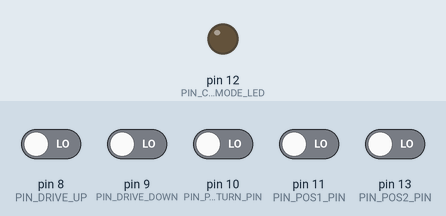
Recording of a sketch running on a simulated Arduino Uno, built with avr-gcc and run on an emulated ATmega328P. Shown: output pins drawn as LEDs (lit = HIGH). Inputs (shaded band) come from the test bench; at power-on: pin 8 (PIN_DRIVE_UP), pin 9 (PIN_DRIVE_DOWN), pin 10 (PIN_POS_RETURN_PIN), pin 11 (PIN_POS1_PIN), pin 13 (PIN_POS2_PIN) LOW.

Above: at 1.2 s.
1.3 s: pin 10 (PIN_POS_RETURN_PIN) driven HIGH
At 3.8 s:
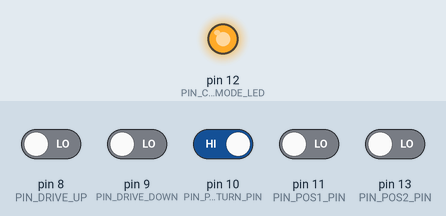
4.3 s: pin 11 (PIN_POS1_PIN) driven HIGH
At 6.48 s:
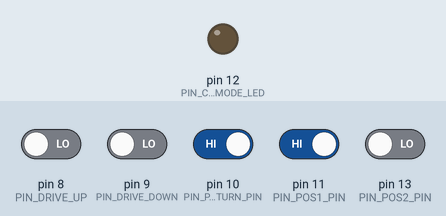
7.3 s: pin 13 (PIN_POS2_PIN) driven HIGH
At 10.5 s:
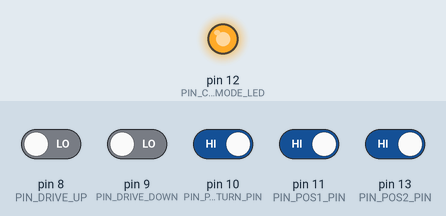
Timing chart, 0 to 12.0 s (numbered marks = the images above; inputs shaded):
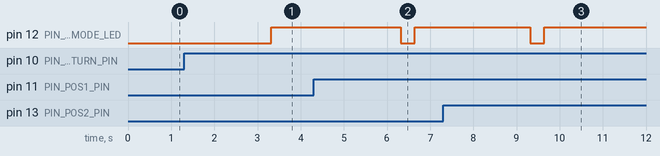

Measured:
- after the input at 1.3 s, pin 12 (PIN_CALIBRATION_MODE_LED): LOW → HIGH after 2.0 s
- after the input at 4.3 s, pin 12 (PIN_CALIBRATION_MODE_LED): HIGH → LOW after 2.0 s, → HIGH 0.32 s later
- after the input at 7.3 s, pin 12 (PIN_CALIBRATION_MODE_LED): HIGH → LOW after 2.0 s, → HIGH 0.32 s later

The sketch:

TableController.ino
```cpp
/*
  This file contains a small programm for controlling a self build adjustable-height-desk. The desk
  is beeing lifted by a stepper motor which is controlled by an Arduino Uno(R) There are five
  buttons foreseen:

    - drive up: if pressed the desk goes up.
    - drive down: if pressed the desk goes down.
    - goto zero: if pressed short the desk motor drives to the lowest position. If pressed long the
      control switches into calibration mode.
    - goto pos1: if pressed short the desk motor drives to the stored position 1. If pressed long
      the current position is stored as position 1.
    - goto pos2: if pressed short the desk motor drives to the stored position 2. If pressed long
      the current position is stored as position 2.

  Calibration mode: in this mode you can lift the table with the up/down button as normal but the
  end switch protection is turned off. If you press the goto zero button short the current position
  will be stored as lowest possible position.

  Author: Daniel Ramonat
  Date: 07.10.2020
*/

#include <EEPROM.h>
#include "types.h"
#include "myLED.h"
#include "MyButton.h"
#include "MyStepperController.h"


/* SERIAL INTERFACE */
#define SERIAL_BAUD               9600
/* TASK SCHEDULER */
#define TASK_TIME_20MS            20
#define TASK_TIME_1000MS          1000
/* STEPPER */
#define STEPPER_STEPS_PER_REV     400
#define STEPPER_MAX_SPEED         2.6
#define STEPPER_ACCEL             3
#define STEPPER_MIN_POS           0
#define STEPPER_MAX_POS           50000
/* PINS */
#define PIN_STEPPER_DIR           2
#define PIN_STEPPER_STEP          3
#define PIN_STEPPER_ENBL          4
#define PIN_CALIBRATION_MODE_LED  12
#define PIN_DRIVE_UP              8
#define PIN_DRIVE_DOWN            9
#define PIN_POS_RETURN_PIN        10
#define PIN_POS1_PIN              11
#define PIN_POS2_PIN              13
/* EEPROM */
#define EE_ENABLED                1 // allows to disable EEPROM writing for testing
#define EE_TIME_AFTER_LAST_MOVE   1000
#define EE_START_ADDR             0

/* ---------- USER DEFINED DATATYPES ------------ */
struct POSSTORAGE
{
  LONG currentPos;
  LONG pos1;
  LONG pos2;
};


/* ---------- FUNCTION DECLARATIONS ------------- */
void onEvent_buttonReturnShortTip(void);
void onEvent_buttonReturnLongTip(void);
void onEvent_buttonPos1ShortTip(void);
void onEvent_buttonPos1LongTip(void);
void onEvent_buttonPos2ShortTip(void);
void onEvent_buttonPos2LongTip(void);

/* ---------- GLOBAL VARIABLES ------------------ */
/* timestamps */
ULONG tLastT20call;
ULONG tLastT1000call;
ULONG tLastMotorRunning;

MyStepperController stepper(STEPPER_STEPS_PER_REV, PIN_STEPPER_STEP, PIN_STEPPER_DIR);
MyButton driveUpButton(PIN_DRIVE_UP);
MyButton driveDownButton(PIN_DRIVE_DOWN);
 MyButton returnButton(PIN_POS_RETURN_PIN, &onEvent_buttonReturnShortTip, &onEvent_buttonReturnLongTip);
MyButton pos1Button(PIN_POS1_PIN, &onEvent_buttonPos1ShortTip, &onEvent_buttonPos1LongTip);
MyButton pos2Button(PIN_POS2_PIN, &onEvent_buttonPos2ShortTip, &onEvent_buttonPos2LongTip);
MyLED calibLed(PIN_CALIBRATION_MODE_LED);
POSSTORAGE posStorage;
bool calibModeEnabled;
bool posWritten = true;

/* motor speed curve to take the nonlinear force to stroke curve of the scissor lift into
 * constideration*/
const ULONG speedCurveRanges[] = {0, 2000, 4666, 8000, 25000, 220000, 999999};
const FLOAT speedCurveSpeeds[] = {0.5, 0.8, 1.3, 1.55, 1.9 , STEPPER_MAX_SPEED, STEPPER_MAX_SPEED};

/* ---------- FUNCTIONS ------------------- */

/* RETURN button event
 * on short tip: goto zero position (save zero and reset memory in calibMode) */
void onEvent_buttonReturnShortTip(void)
{
  // Serial.print("\n onEvent_buttonReturnShortTip");

  if (false == calibModeEnabled)
  {
    /* go to zero position if not in calibration mode */
    stepper.moveTo(0);
  }
  else
  {
    /* save current position as zero position and reset saved positions */
    stepper.setStepCount(STEPPER_MIN_POS);
    posStorage.currentPos = stepper.getStepCount();
    posStorage.pos1 = STEPPER_MIN_POS;
    posStorage.pos2 = STEPPER_MIN_POS;
    /* blink LED */
    calibLed.blink(300);
  }
}

/* RETURN button event
 * on long tip: toggle calibration mode */
void onEvent_buttonReturnLongTip(void)
{
  calibModeEnabled = !calibModeEnabled;
  calibLed.toggle();

  if (true == calibModeEnabled)
    stepper.setLimitProtectionEnabled(false);
  else
    stepper.setLimitProtectionEnabled(true);
}

/* POS1 button event
 * on short tip: goto pos1 position */
void onEvent_buttonPos1ShortTip(void)
{
  stepper.moveTo(posStorage.pos1);
}

/* POS1 button event
 * on long tip: save current position as pos1 and blink LED*/
void onEvent_buttonPos1LongTip(void)
{
  posStorage.pos1 = stepper.getStepCount();
  savePosToEE();
  calibLed.blink(300);

}

/* POS2 button event
 * on short tip: goto pos2Button position */
void onEvent_buttonPos2ShortTip(void)
{
  stepper.moveTo(posStorage.pos2);
}

/* POS2 button event
 * on long tip: save current position as pos2 and blink LED */
void onEvent_buttonPos2LongTip(void)
{
  posStorage.pos2 = stepper.getStepCount();
  savePosToEE();
  calibLed.blink(300);
}

/* setup task of the Arduino: called once at startup */
void setup()
{
  // initialize the serial port:
  Serial.begin(SERIAL_BAUD);

  // get position values from EEPROM and pass to stepper control
  if (EE_ENABLED) EEPROM.get(EE_START_ADDR, posStorage);
  stepper.setStepCount(posStorage.currentPos);

  /* set stepper speed */
  stepper.setMaxSpeed(STEPPER_MAX_SPEED*STEPPER_STEPS_PER_REV);
  stepper.setAcceleration(STEPPER_ACCEL*STEPPER_STEPS_PER_REV);
  stepper.setLowerLimit(0);
  stepper.setUpperLimit(STEPPER_MAX_POS);
}

/* called every 20 ms. All the slow stuff gets in here */
void task20ms(void)
{
  // read input of the buttons (rather slow)
  driveUpButton.updateStatus();
  driveDownButton.updateStatus();
  returnButton.updateStatus();
  pos1Button.updateStatus();
  pos2Button.updateStatus();
  // write LED output
  calibLed.writeOut();

  savePosToEE();

  /* modify max speed depending on current motor position to take the nonlinear force to stroke
   * curve of the scissor lift into constideration */
  FLOAT newMaxSpeed = getTargetSpeedLimit(stepper.getStepCount());
  stepper.setMaxSpeed(newMaxSpeed*STEPPER_STEPS_PER_REV);
}

/* called every 1 s. All the very slow stuff gets in here */
void task1000ms(void)
{
  // Serial.print("\n Stepper position:");
  // Serial.print(stepper.getStepCount());
  // Serial.print("\n Stepper speed:");
  // Serial.print(stepper.getMaxSpeed()/STEPPER_STEPS_PER_REV);

}
/* fast task for driving the motor. This is called as often as possible */
void taskFast(void)
{
  // only read status but not calculate
  BUTTON_STS driveUpButtonSt = driveUpButton.getStatus();
  BUTTON_STS driveDownButtonSt = driveDownButton.getStatus();


  /* process up/down button logic. If UP pressed drive clockwise... */
  if (PRESSED == driveUpButtonSt.status)
  {
    stepper.stop(); // if stepper moves to position it shall stop the order
    stepper.setTargetSpeed(STEPPER_MAX_SPEED*STEPPER_STEPS_PER_REV);
  }
  /* if DOWN pressed drive counterclockwise ... */
  else if (PRESSED == driveDownButtonSt.status)
  {
    stepper.stop(); /// if stepper moves to position it shall stop the order
    stepper.setTargetSpeed(-STEPPER_MAX_SPEED*STEPPER_STEPS_PER_REV);
  }
  /* and if nothing is pressed stop stepper */
  else
  {
    stepper.setTargetSpeed(0.0);
  }


  /* call stepper main loop as often as possible */
  stepper.run();
  /* update posStorage */
  posStorage.currentPos = stepper.getStepCount();
}

/* this is the main loop of the Arduino. It contains a very simple
  task sheduler to have a fast task for the motor controll and slower
  ones for calculating the inputs and outputs */
void loop()
{
  ULONG tCurrent = millis();

  if(tCurrent - tLastT20call >= TASK_TIME_20MS)
  {
    task20ms();
    tLastT20call = tCurrent;
  }
  if(tCurrent - tLastT1000call >= TASK_TIME_1000MS)
  {
    task1000ms();
    tLastT1000call = tCurrent;
  }

  taskFast();
}

/* returns the allowed speed for the current motor position */
FLOAT getTargetSpeedLimit(ULONG currPosition)
{
    UINT arraySize = sizeof(speedCurveRanges)/sizeof(ULONG);

    FLOAT limitSpeed;

    for(INT i=1; i<arraySize; i++)
    {
        if(currPosition <= speedCurveRanges[i])
        {
            limitSpeed = mapFloat(currPosition,
                                  speedCurveRanges[i-1],
                                  speedCurveRanges[i],
                                  speedCurveSpeeds[i-1],
                                  speedCurveSpeeds[i]);
            break;
        }
    }

    return limitSpeed;
}

/* does the same as map() but with FLOATs */
FLOAT mapFloat(ULONG x, ULONG in_min, ULONG in_max, FLOAT out_min, FLOAT out_max)
{
    return (x - in_min) * (out_max - out_min) / (in_max - in_min) + out_min;
}

/* writes the data about current position and stored positions into EEPROM */
void savePosToEE(void)
{
   /* write position into EEPROM after motor has stopped + delay */
  if (true == stepper.isRunning())
  {
    /* save timestamp when motor is runnin */
    tLastMotorRunning = millis();
    posWritten = false;
  }
  else
  {
    if (  (millis() - tLastMotorRunning >= EE_TIME_AFTER_LAST_MOVE)
       && (false == posWritten)
       )
    {
      /* position has changed. Update posStorage */
      if (EE_ENABLED)
      {
        EEPROM.put(EE_START_ADDR, posStorage);
        Serial.print("\n Position saved in EEPROM");
      }
      posWritten = true;
    }
  }
}
```

MyButton.h
```cpp
/*
  This file contains a class deinition for a debounced input button which provides also an
  interface to distinguish between short and long tips. The calculation of the internal stati and
  grabing the information is split up into different methods so you can controll how often you need
  to update the status.

  Author: Daniel Ramonat
  Date: 07.10.2020
*/

#ifndef MYBUTTON_H
#define MYBUTTON_H

#include "types.h"
#include "Arduino.h"

/* typdefs */
enum TIPSTS
{
  NOT_PRESSED,
  PRESSED,
  RISING_EDGE,
  FALLING_EDGE
};

enum TIPTYPE
{
  NONE,
  SHORT_TIP,
  LONG_TIP
};

struct BUTTON_STS
{
  TIPSTS status;
  TIPTYPE tipType;
};

/* class definiton */
class MyButton
{
public:
  /* constructor
   * \param[in] pin the arduino pin number where the LED is at */
  MyButton(short pin,
           void (*onShortTip)(void) = nullptr,
           void (*onLongTip)(void) = nullptr);

  /* reads in the pin and calculates the new status */
  void updateStatus(void);

  /* getter for the status
   * \return current Button status */
  BUTTON_STS getStatus(void);

  /* set debounce time
   * \param[in] ms debounce time in ms */
  void setDebounceDelay(ULONG ms);

  /* set time after which the tip is considered a long tip
   * \param[in] ms minimum long tip duration in ms */
  void setLongTipDelay(ULONG ms);

private:
  /* pointer to event functions */
  void (*fctOnShortTip)(void);
  void (*fctOnLongTip)(void);

  const USHORT pinNumber;
  ULONG debounceDelay = 50;
  ULONG longTipDelay = 2000;
  ULONG tLastDebounce;
  ULONG tLastRisingEdge;
  USHORT rawButtonSts;
  USHORT rawButtonStsK1;
  BUTTON_STS btnSts;

  /* calculates whether the button is pressed and the edges
   * \param[in] readVal raw value of the pin */
  void updateTipStatus(USHORT readVal);

  /* calculates whether the press is a long/short one */
  void updateTipType(void);
};

#endif
```

MyStepperController.cpp
```cpp
#include "MyStepperController.h"

MyStepperController::MyStepperController(UINT stepsPerRev, SHORT pinStep, SHORT pinDir)
    : stepsPerRev(stepsPerRev),pinStep(pinStep), pinDir(pinDir)
{
    pinMode(pinStep, OUTPUT);
    pinMode(pinDir, OUTPUT);
    digitalWrite(pinDir, LOW);
    digitalWrite(pinStep, LOW);
}

void MyStepperController::run()
{
    calcSpeed();
    calcDirection();
    runSpeed();
}

void MyStepperController::moveTo(LONG targetStep)
{
    ctrlMode = POSITIONING;
    targetPos = targetStep;

    // Serial.print("\n at pos: ");
    // Serial.print(stepCount);
    // Serial.print("\n goto pos: ");
    // Serial.print(targetStep);
}

void MyStepperController::setTargetSpeed(FLOAT ts)
{
    if (ctrlMode != POSITIONING)
        targetSpeed = ts;
}

void MyStepperController::setMaxSpeed(FLOAT speed)
{
    maxSpeed = abs(speed);
}

void MyStepperController::setAcceleration(UINT accel)
{
    acceleration = accel;
}

LONG MyStepperController::getStepCount(void)
{
    return stepCount;
}

FLOAT MyStepperController::getCurrentSpeed(void)
{
    return currSpeed;
}

BOOL MyStepperController::isRunning(void)
{
    return (STOP != rotDir);
}

void MyStepperController::stop(void)
{
    setTargetSpeed(0.0);
    ctrlMode = SPEED_CTRL;
}

CTRL_MODE  MyStepperController::getCtrlMode(void)
{
    return ctrlMode;
}

DIRECTION MyStepperController::getRotDir(void)
{
    return rotDir;
}

void MyStepperController::setLowerLimit(LONG pos)
{
    lowerLimit = pos;
}

void MyStepperController::setUpperLimit(LONG pos)
{
    upperLimit = pos;
}

void MyStepperController::setStepCount(LONG pos)
{
    stepCount = pos;
}

void MyStepperController::setLimitProtectionEnabled(BOOL enbl)
{
    limitProtectionEnabled = enbl;
}

void MyStepperController::doStep(DIRECTION direction)
{
    switch (direction)
    {
        case STOP:
            return;
        case CLOCKWISE:
            /* write DIR pin */
            digitalWrite(pinDir, LOW);
            stepCount++;
            break;
        case COUNTERCLOCKWISE:
            /* write DIR pin */
            digitalWrite(pinDir, HIGH);
            stepCount--;
            break;
    }

    /* create pulse on STEP */
    digitalWrite(pinStep, HIGH);
    delayMicroseconds(PULSE_DURATION);
    digitalWrite(pinStep, LOW);


}

void MyStepperController::runSpeed(void)
{
    static ULONG tPulseBegin; // time when the last step pulse has been done
    ULONG time = micros();

    if(rotDir == STOP)
        n = 0; // used for speed calculation of the first step
    if (time - tPulseBegin >= tPeriod)
    {
        doStep(rotDir);
        tPeriod = getNewPeriod();
        tPulseBegin = time;
    }
}

ULONG MyStepperController::getNewPeriod()
{
    static ULONG rest;
    FLOAT fnew, f;
    ULONG tPeriodNew;
    INT i;

    ULONG currfrequency = abs(currSpeed);

    if (rotDir != STOP)
    {
        if(n==0)
        {
            /* calculate the first period of acceleration according to the approach introduced in
             * http://ww1.microchip.com/downloads/en/AppNotes/doc8017.pdf because otherwise the
             * first period will be very long if accerlation is slow in the first moment.
             * However I will not follow the whole approach since I want to change speed more
             * frequent and a the simple period calculation T= 1s/f works sufficient */
            tPeriodNew = (FLOAT)SECOND_US*sqrt(2.0f/(FLOAT)acceleration);
        }
        else
        {
            /* use simple period calculation T= 1s/f after first period */
            tPeriodNew = ((FLOAT)SECOND_US / (FLOAT)currfrequency);
        }

        n++;
    }
    else
    {
        tPeriodNew = 0;
    }

    return tPeriodNew;
}

/* calculates the current speed depending on the user given target speed
 * considering the acceleration */
void MyStepperController::calcSpeed(void)
{
    /* 1. if we want to run to a position we just modify the target speed
     * to the max allowed speed */
    if (POSITIONING == ctrlMode)
    {
        if (stepCount < targetPos)
            targetSpeed = maxSpeed;
        else if (stepCount > targetPos)
            targetSpeed = -maxSpeed;
        else /* target position reached, go back to SPEED_CTRL */
            ctrlMode = SPEED_CTRL;
    }

    /* limit target speed to max speed */
    targetSpeed = constrain(targetSpeed, -maxSpeed, maxSpeed);

    /* 2. next step is to gradually ramp the current speed to targetspeed */
    rampSpeed();

    /* 3. after that we reduce the speed in case we get near the limits if
     * limit pretection is  enabled */
    if (true == limitProtectionEnabled)
    {
        if(currSpeed > 0.0f)
            currSpeed = limitSpeed(upperLimit - stepCount);
        else
            currSpeed = limitSpeed(lowerLimit - stepCount);
    }
    /* 4. and if we are running towards a position we do the same with the
     * target position instead of the limit */
    if (POSITIONING == ctrlMode)
        currSpeed = limitSpeed(targetPos - stepCount);

}

void MyStepperController::rampSpeed(void)
{
    /* generate a linar ramp up/down */
    static ULONG tlastRun = 0;
    ULONG time = millis();
    ULONG dt = time - tlastRun;

    if (dt != 0)
    {
        if (currSpeed < targetSpeed)
        {
            /* accelerate: v = v0 + a*dt */
            currSpeed += (dt/SECOND_MS * acceleration) ;
            /* limit to targetspeed */
            currSpeed = min(currSpeed, targetSpeed);
        }
        else
        {
            /* decellerate: v = v0 - a*dt */
            currSpeed -= (dt/SECOND_MS * acceleration);
            /* limit to targetspeed */
            currSpeed = max(currSpeed, targetSpeed);
        }

        tlastRun = time;
    }

}

FLOAT MyStepperController::limitSpeed(LONG distToGo)
{
    FLOAT retVal;
    FLOAT limitedSpeed;

    if (distToGo != 0)
    {
        limitedSpeed = sqrt(2 * abs(distToGo) * acceleration);
        /* if speed and distance have same sign then speed needs to be limited */
        if( currSpeed > 0.0 && distToGo > 0)
            retVal = min(limitedSpeed, currSpeed);
        else if ( currSpeed < 0.0 && distToGo < 0)
            retVal = max(-limitedSpeed, currSpeed);
        else
            retVal = currSpeed;
    }
    else
    {
        retVal = 0.0f;
    }

    return retVal;
}

void MyStepperController::calcDirection(void)
{
    /* since speed variables are FLOAT which is never exactly zero we need to have a threshold
     * below the motor speed shall be considered as zero */
    if (abs(currSpeed) < (FLOAT)STOP_THRESHOLD)
    {
        rotDir = STOP;
    }
    else if (currSpeed > 0.0f)
    {
        rotDir = CLOCKWISE;
    }
    else
    {
        rotDir = COUNTERCLOCKWISE;
    }
}
```

Source omitted: MyStepperController.h (4471 bytes), myButton.cpp (2850 bytes), myLED.cpp (1399 bytes), myLED.h (1431 bytes), types.h (419 bytes)
